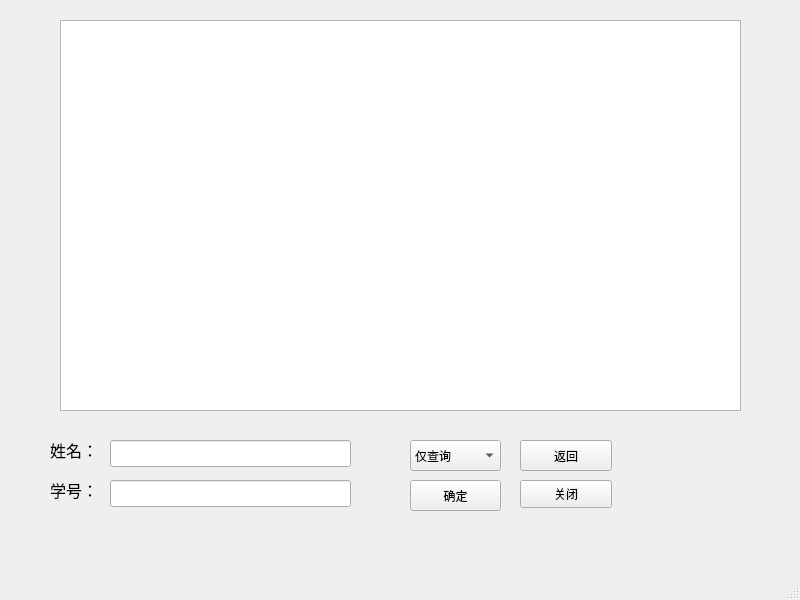
<?xml version="1.0" encoding="UTF-8"?>
<ui version="4.0">
 <class>UserWindow</class>
 <widget class="QMainWindow" name="UserWindow">
  <property name="geometry">
   <rect>
    <x>0</x>
    <y>0</y>
    <width>800</width>
    <height>600</height>
   </rect>
  </property>
  <property name="windowTitle">
   <string>MainWindow</string>
  </property>
  <widget class="QWidget" name="centralwidget">
   <widget class="QPushButton" name="return_Button">
    <property name="geometry">
     <rect>
      <x>520</x>
      <y>440</y>
      <width>92</width>
      <height>31</height>
     </rect>
    </property>
    <property name="text">
     <string>返回</string>
    </property>
   </widget>
   <widget class="QLineEdit" name="nameLine">
    <property name="geometry">
     <rect>
      <x>110</x>
      <y>440</y>
      <width>241</width>
      <height>27</height>
     </rect>
    </property>
   </widget>
   <widget class="QLabel" name="id">
    <property name="geometry">
     <rect>
      <x>50</x>
      <y>480</y>
      <width>69</width>
      <height>19</height>
     </rect>
    </property>
    <property name="font">
     <font>
      <pointsize>12</pointsize>
     </font>
    </property>
    <property name="text">
     <string>学号：</string>
    </property>
   </widget>
   <widget class="QPushButton" name="confirm_Button">
    <property name="geometry">
     <rect>
      <x>410</x>
      <y>480</y>
      <width>91</width>
      <height>31</height>
     </rect>
    </property>
    <property name="text">
     <string>确定</string>
    </property>
   </widget>
   <widget class="QComboBox" name="genderBox">
    <property name="geometry">
     <rect>
      <x>410</x>
      <y>440</y>
      <width>91</width>
      <height>31</height>
     </rect>
    </property>
    <item>
     <property name="text">
      <string>仅查询</string>
     </property>
    </item>
   </widget>
   <widget class="QPushButton" name="close_Button">
    <property name="geometry">
     <rect>
      <x>520</x>
      <y>480</y>
      <width>92</width>
      <height>28</height>
     </rect>
    </property>
    <property name="text">
     <string>关闭</string>
    </property>
   </widget>
   <widget class="QLineEdit" name="idLine">
    <property name="geometry">
     <rect>
      <x>110</x>
      <y>480</y>
      <width>241</width>
      <height>27</height>
     </rect>
    </property>
   </widget>
   <widget class="QLabel" name="name">
    <property name="geometry">
     <rect>
      <x>50</x>
      <y>440</y>
      <width>69</width>
      <height>19</height>
     </rect>
    </property>
    <property name="font">
     <font>
      <pointsize>12</pointsize>
     </font>
    </property>
    <property name="text">
     <string>姓名：</string>
    </property>
   </widget>
   <widget class="QTableView" name="tableView">
    <property name="geometry">
     <rect>
      <x>60</x>
      <y>20</y>
      <width>681</width>
      <height>391</height>
     </rect>
    </property>
   </widget>
  </widget>
  <widget class="QMenuBar" name="menubar">
   <property name="geometry">
    <rect>
     <x>0</x>
     <y>0</y>
     <width>800</width>
     <height>24</height>
    </rect>
   </property>
  </widget>
  <widget class="QStatusBar" name="statusbar"/>
 </widget>
 <resources/>
 <connections/>
</ui>
